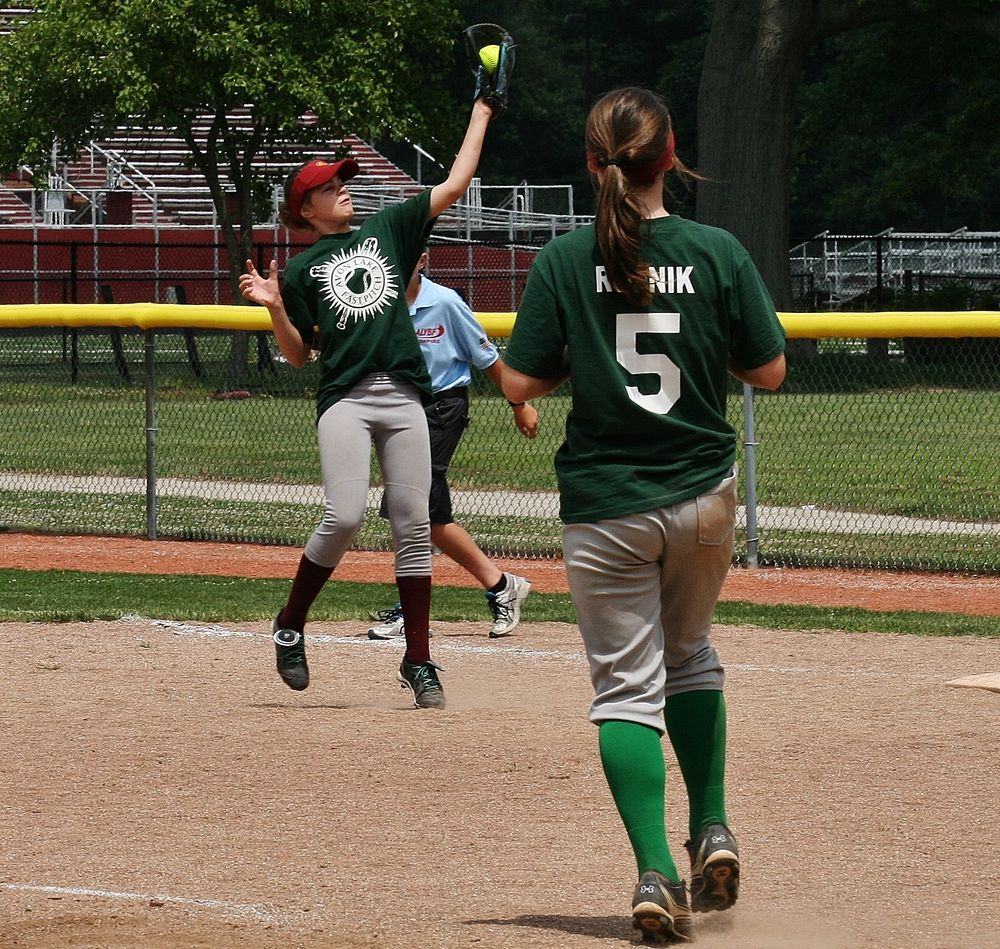
#> input picture 2.jpeg, 1000 x 949 px
$ python bgrrgb.py
#> lines starting #> are read from the running program, lines starting #| are printed output that depends on the picture
# -*- coding: utf-8 -*-
"""
Created on Tue May 29 13:11:08 2018

@author: ASUS
"""

import cv2
import numpy as np
import matplotlib.pyplot as plt

img = cv2.imread('2.jpeg')
#> img is the input picture: shape (949, 1000, 3); mean B, G, R 74.6, 95.4, 104.8
b,g,r = cv2.split(img)
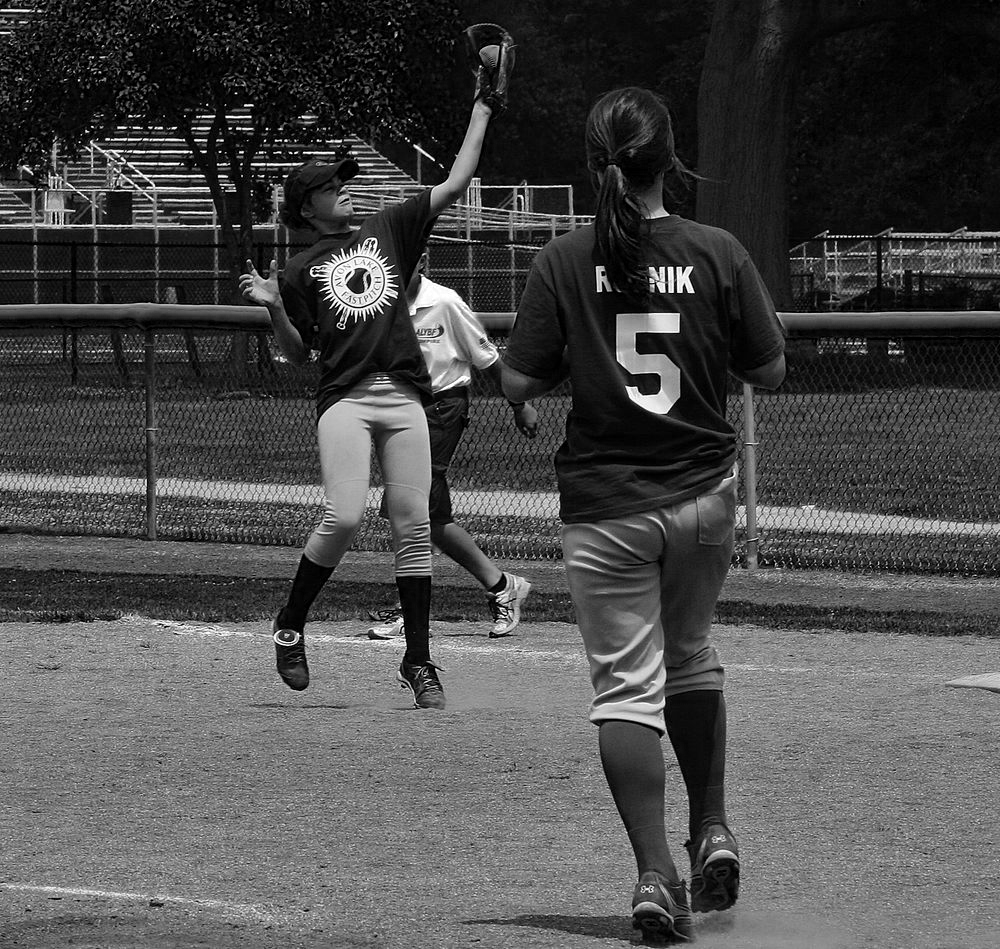
#> b: shape (949, 1000); min 0, max 255, mean 74.6
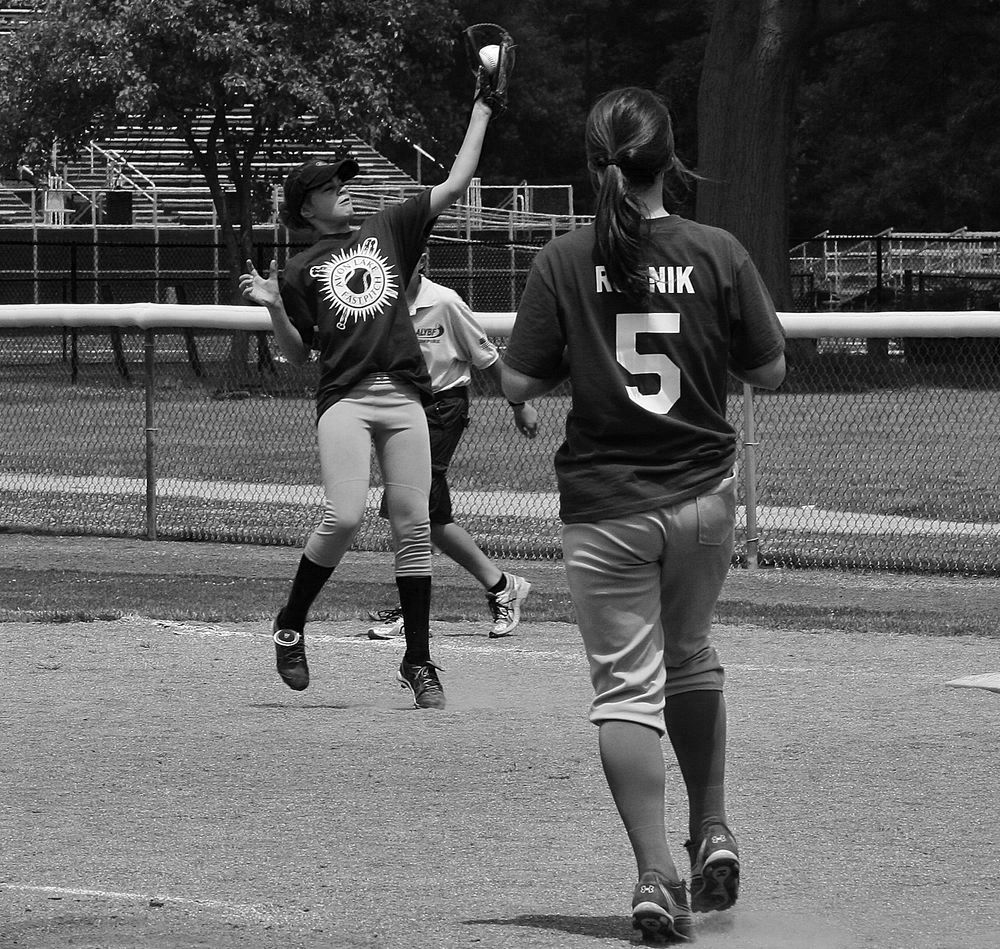
#> g: shape (949, 1000); min 0, max 255, mean 95.4
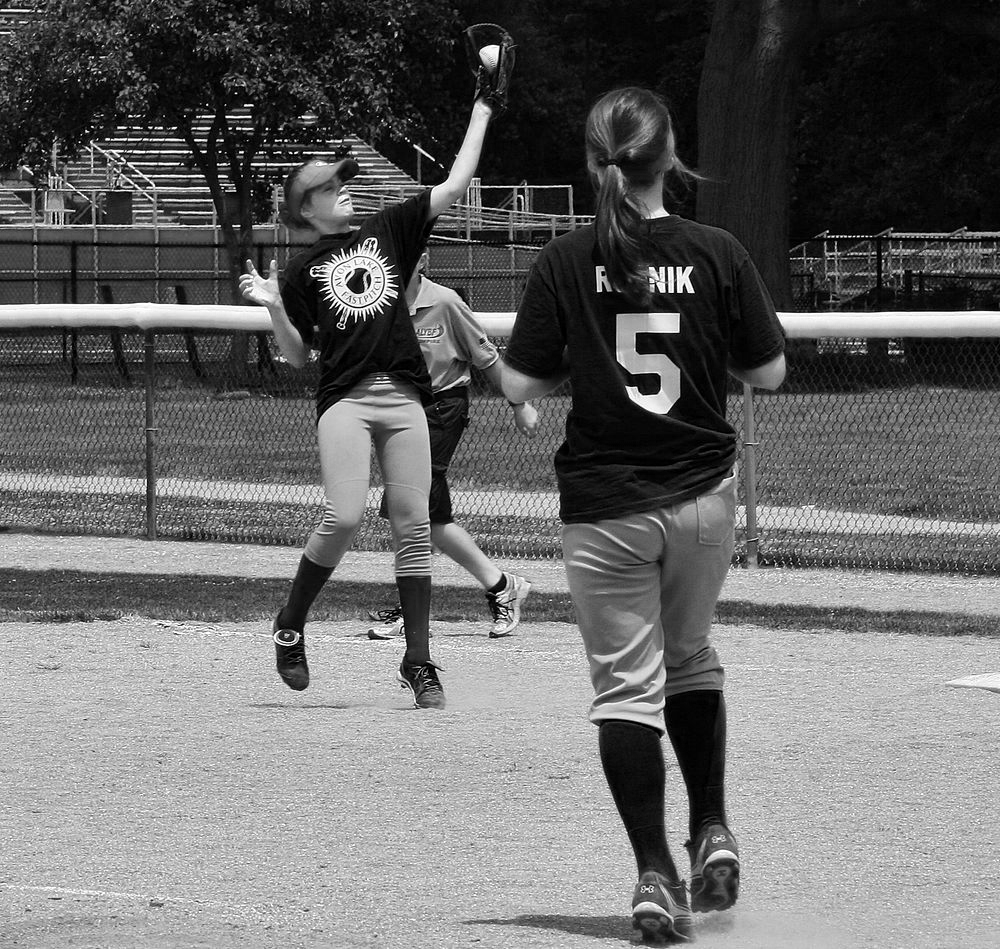
#> r: shape (949, 1000); min 0, max 255, mean 104.8
img2 = cv2.merge([r,g,b])
plt.subplot(121);plt.imshow(img) # expects distorted color
plt.xticks([])
plt.yticks([])
plt.subplot(122);plt.imshow(img2) # expect true color
plt.xticks([])
plt.yticks([])
plt.show()
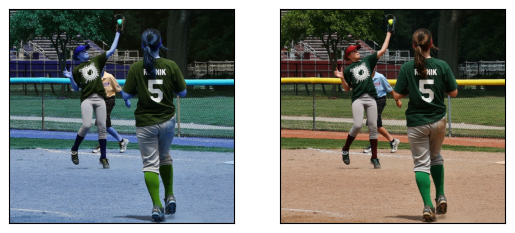
#> figure drawn by matplotlib, 2 panels; B, G, R data is drawn as R, G, B

cv2.imshow('bgr image',img) # expects true color
cv2.imshow('rgb image',img2) # expects distorted color
cv2.waitKey(0)
cv2.destroyAllWindows()
